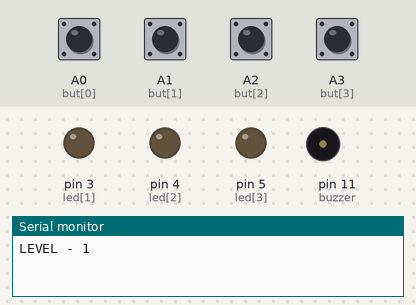
Bench run of a sketch on a simulated Arduino Uno, built with avr-gcc and run on an emulated ATmega328P. On the bench: output pins drawn as LEDs (lit = HIGH), buzzer (waves = sounding), the last lines printed to the serial monitor. Inputs (shaded band) come from the test bench; at power-on: A0 (but[0]), A1 (but[1]), A2 (but[2]), A3 (but[3]) HIGH. Random numbers use the default seed unless the sketch sets one.

Above: at 4.8 s.
4.9 s: A0 (but[0]) pulled LOW for 0.15 s
At 5.2 s:
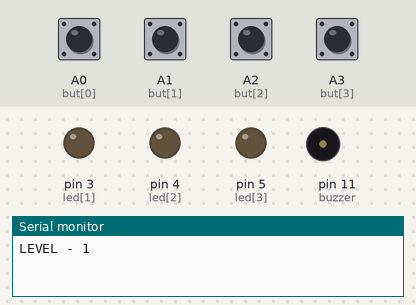
6.5 s: A1 (but[1]) pulled LOW for 0.15 s
At 7.6 s:
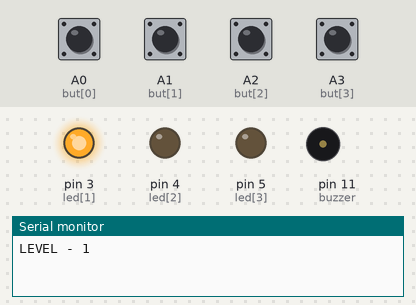
8.1 s: A2 (but[2]) pulled LOW for 0.15 s
At 8.9 s:
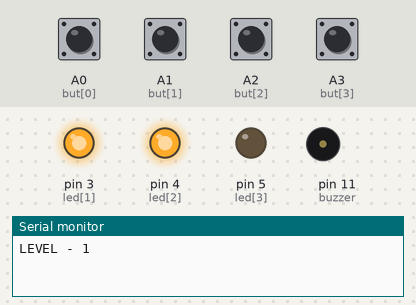
9.7 s: A3 (but[3]) pulled LOW for 0.15 s
At 10.1 s:
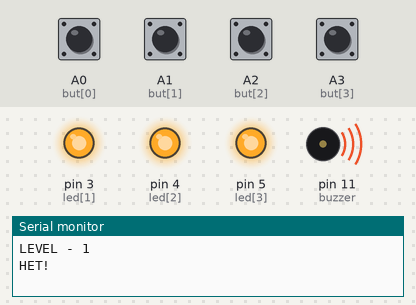
15.8 s: A1 (but[1]) pulled LOW for 1 s
At 17.2 s:
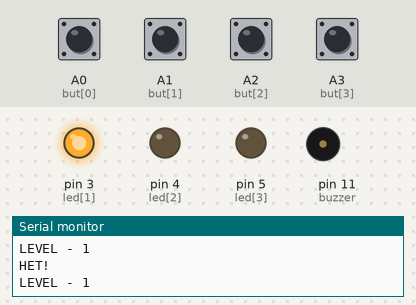
18.3 s: A3 (but[3]) pulled LOW for 1 s
At 19.0 s:
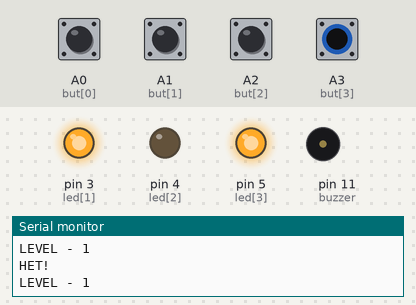
Timing chart, 0 to 21.3 s (numbered marks = the images above; inputs shaded):
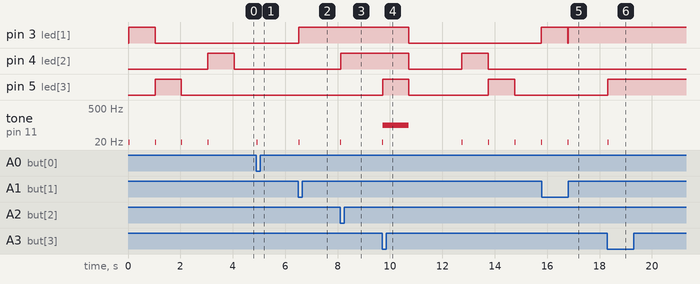

The sketch:

sketch_sep11a.ino
```cpp
// пин для подключения динамика
#define buzzer 11
// пины подключения светодиодов
int led[] = { 2, 3, 4, 5};
// пины для подключения кнопок
int but[] = { A0, A1, A2, A3 };
// варианты комбинаций (можно добавить свои)
char* kod[] = { "1203", "1230", "0213", "3201", "1302",
             "1321", "0312", "2301", "1203", "2103"
             };
int del = 1000;
int w = -1, aa = 0;
byte level = 1;
byte b1, b2, b3, b4;
String KOD, OTV, A;

byte num_led = sizeof(led) / sizeof(int*);
byte num_but = sizeof(but) / sizeof(int*);
byte num_cod = sizeof(kod) / sizeof(char*);
byte len = strlen(kod[0]);

boolean button1WasUp = true;
boolean button2WasUp = true;
boolean button3WasUp = true;
boolean button4WasUp = true;

void setup() {
  pinMode(buzzer, OUTPUT);
  // настраиваем пины для светодиодов
  for (byte i = 0; i <= num_led; i++) {
    pinMode(led[i], OUTPUT);
  }

  // настраиваем пины для кнопок
  for (byte i = 0; i <= num_but; i++) {
    pinMode(but[i], INPUT_PULLUP);
  }
  Serial.begin(9600);
  Serial.println("LEVEL - " + String(level));
  Serial.println("");
}

void loop() {

  // рандомно выбираем одну из комбинаций
  while (w == -1) {
    int  x = random(0, num_cod - 1);
    KOD = {kod[x]};
    b1 = 0; b2 = 0; b3 = 0; b4 = 0;
    w = 0;
  }
  delay(10);
  digitalWrite(led[0], LOW);
  delay(10);
  // поочередно включаем светодиоды согласно комбинации
  while (w <= len - 1) {
    aa = 1;
    A = KOD[w];
    int a = A.toInt();
    digitalWrite(led[a], HIGH);
    tone(buzzer, aa * led[a]);
    delay(10);
    noTone(buzzer);
    delay(del);
    digitalWrite(led[a], LOW);
    w++;
    aa++;
  }

  // ждем нажатия всех кнопок
  while (w >= len - 1 and w <= len + len) {
    boolean button1IsUp = digitalRead(but[0]);
    boolean button2IsUp = digitalRead(but[1]);
    boolean button3IsUp = digitalRead(but[2]);
    boolean button4IsUp = digitalRead(but[3]);

    if (b1 == 0 and button1WasUp and !button1IsUp) {
      delay(10);
      button1IsUp = digitalRead(but[0]);
      if (!button1IsUp) {
        tone(buzzer, 1 * led[0]);
        delay(10);
        noTone(buzzer);
        OTV = OTV + "0";
        digitalWrite(led[0], HIGH);
        b1 = 1;
        w++;
      }
    }
    button1WasUp = button1IsUp;

    if (b2 == 0 and button2WasUp and !button2IsUp) {
      delay(10);
      button2IsUp = digitalRead(but[1]);
      if (!button2IsUp) {
        tone(buzzer, 2 * led[1]);
        delay(10);
        noTone(buzzer);
        OTV = OTV + "1";
        digitalWrite(led[1], HIGH);
        b2 = 1;
        w++;
      }
    }
    button2WasUp = button2IsUp;

    if (b3 == 0 and button3WasUp and !button3IsUp) {
      delay(10);
      button3IsUp = digitalRead(but[2]);
      if (!button3IsUp) {
        tone(buzzer, 3 * led[2]);
        delay(10);
        noTone(buzzer);
        OTV = OTV + "2";
        digitalWrite(led[2], HIGH);
        b3 = 1;
        w++;
      }
    }
    button3WasUp = button3IsUp;

    if (b4 == 0 and button4WasUp and !button4IsUp) {
      delay(10);
      button4IsUp = digitalRead(but[3]);
      tone(buzzer, 4 * led[3]);
      delay(10);
      noTone(buzzer);
      if (!button4IsUp) {
        OTV = OTV + "3";
        digitalWrite(led[3], HIGH);
        b4 = 1;
        w++;
      }
    }
    button4WasUp = button4IsUp;

    // если комбинация совпадает начинаем новый уровень
    if (w == len + len and OTV == KOD) {
      Serial.println("");
      Serial.println("DA!");
      Serial.println("");
      level++;
      Serial.println("LEVEL - " + String(level));
      del = del - 100;
      if (del < 10) { del = 100; }
      delay(1000);
      for (byte i = 0; i <= num_led; i++) {
        digitalWrite(led[i], LOW);
      }
      delay(2000);
      KOD = "";
      OTV = "";
      w = -1;
    }

    // если комбинация неправильная задаем новую
    if (w == len + len and OTV != KOD) {
      Serial.println("");
      Serial.println("HET!");
      Serial.println("");
      tone(buzzer, 100);
      delay(1000);
      noTone(buzzer);
      Serial.println("LEVEL - " + String(level));
      for (byte i = 0; i <= num_led; i++) {
        digitalWrite(led[i], LOW);
      }
      delay(2000);
      KOD = "";
      OTV = "";
      w = -1;
    }

  }
}
```

Measured:
- after the input at 4.9 s, tone on pin 11 (buzzer): silent → 2 Hz at once, → silent 0.01 s later
- after the input at 6.5 s, pin 3 (led[1]): LOW → HIGH at once; tone on pin 11 (buzzer): silent → 6 Hz at once, → silent 0.01 s later
- after the input at 8.1 s, pin 4 (led[2]): LOW → HIGH at once; tone on pin 11 (buzzer): silent → 12 Hz at once, → silent 0.01 s later
- after the input at 9.7 s, pin 3 (led[1]): HIGH → LOW after 1.0 s, → HIGH 5.1 s later; pin 4 (led[2]): HIGH → LOW after 1.0 s, → HIGH 2.0 s later, → LOW 1.0 s later
- after the input at 15.8 s, tone on pin 11 (buzzer): silent → 6 Hz after 0.99 s, → silent 0.01 s later
- after the input at 18.3 s, pin 5 (led[3]): LOW → HIGH at once; tone on pin 11 (buzzer): silent → 20 Hz at once, → silent 0.01 s later
- by itself, tone on pin 11 (buzzer): plays 3 Hz for 0.01 s, 5 Hz for 0.01 s, 2 Hz for 0.01 s, 4 Hz for 0.01 s
